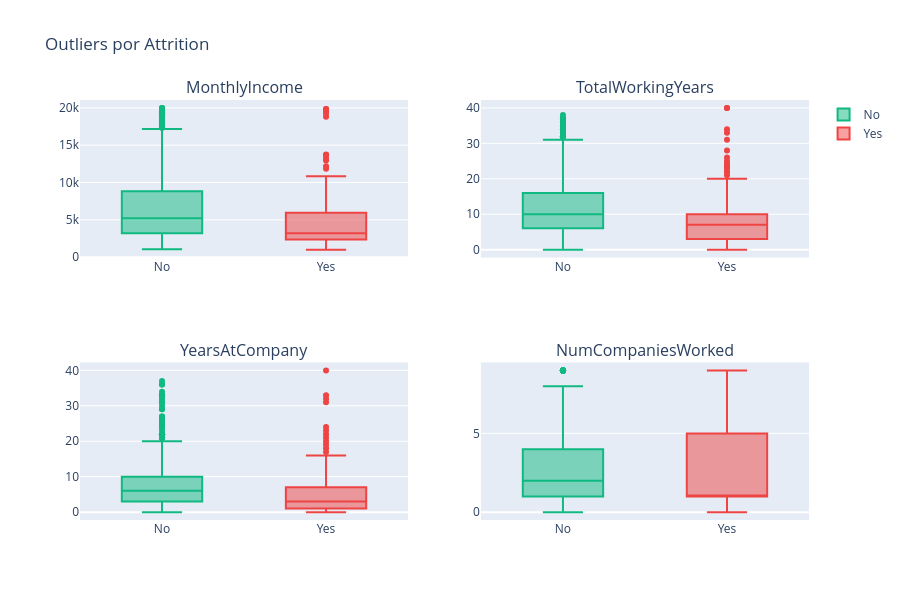

Here is the notebook cell this chart was saved with:
### Markdown cell above
## Outliers nas features numéricas principais

Boxplots por Attrition revelam se existem pontos extremos que merecem atenção (clipping, winsorization) antes do treino.

### Code cell
outlier_features = ['MonthlyIncome', 'TotalWorkingYears', 'YearsAtCompany', 'NumCompaniesWorked']
fig = make_subplots(rows=2, cols=2, subplot_titles=outlier_features)
for i, feat in enumerate(outlier_features):
    row, col = i // 2 + 1, i % 2 + 1
    for attr, color in [('No', '#10B981'), ('Yes', '#EF4444')]:
        fig.add_trace(
            go.Box(y=df[df['Attrition'] == attr][feat], name=attr, marker_color=color,
                   showlegend=(i == 0)),
            row=row, col=col,
        )
fig.update_layout(height=600, title_text='Outliers por Attrition')
fig.show()

### Figure 1 — Plotly figure (JSON) as saved in the notebook; plotly's stock layout.template omitted (floating-point values rounded to 4 significant figures; data arrays with more than 128 entries replaced by an {"elided": "..."} marker saying what was removed)
{"data": [{"marker": {"color": "#10B981"}, "name": "No", "showlegend": true, "type": "box", "xaxis": "x", "y": {"elided": "1233 int values"}, "yaxis": "y"}, {"marker": {"color": "#EF4444"}, "name": "Yes", "showlegend": true, "type": "box", "xaxis": "x", "y": {"elided": "237 int values"}, "yaxis": "y"}, {"marker": {"color": "#10B981"}, "name": "No", "showlegend": false, "type": "box", "xaxis": "x2", "y": {"elided": "1233 int values"}, "yaxis": "y2"}, {"marker": {"color": "#EF4444"}, "name": "Yes", "showlegend": false, "type": "box", "xaxis": "x2", "y": {"elided": "237 int values"}, "yaxis": "y2"}, {"marker": {"color": "#10B981"}, "name": "No", "showlegend": false, "type": "box", "xaxis": "x3", "y": {"elided": "1233 int values"}, "yaxis": "y3"}, {"marker": {"color": "#EF4444"}, "name": "Yes", "showlegend": false, "type": "box", "xaxis": "x3", "y": {"elided": "237 int values"}, "yaxis": "y3"}, {"marker": {"color": "#10B981"}, "name": "No", "showlegend": false, "type": "box", "xaxis": "x4", "y": {"elided": "1233 int values"}, "yaxis": "y4"}, {"marker": {"color": "#EF4444"}, "name": "Yes", "showlegend": false, "type": "box", "xaxis": "x4", "y": {"elided": "237 int values"}, "yaxis": "y4"}], "layout": {"annotations": [{"font": {"size": 16}, "showarrow": false, "text": "MonthlyIncome", "x": 0.225, "xanchor": "center", "xref": "paper", "y": 1, "yanchor": "bottom", "yref": "paper"}, {"font": {"size": 16}, "showarrow": false, "text": "TotalWorkingYears", "x": 0.775, "xanchor": "center", "xref": "paper", "y": 1, "yanchor": "bottom", "yref": "paper"}, {"font": {"size": 16}, "showarrow": false, "text": "YearsAtCompany", "x": 0.225, "xanchor": "center", "xref": "paper", "y": 0.375, "yanchor": "bottom", "yref": "paper"}, {"font": {"size": 16}, "showarrow": false, "text": "NumCompaniesWorked", "x": 0.775, "xanchor": "center", "xref": "paper", "y": 0.375, "yanchor": "bottom", "yref": "paper"}], "height": 600, "title": {"text": "Outliers por Attrition"}, "xaxis": {"anchor": "y", "domain": [0, 0.45]}, "xaxis2": {"anchor": "y2", "domain": [0.55, 1]}, "xaxis3": {"anchor": "y3", "domain": [0, 0.45]}, "xaxis4": {"anchor": "y4", "domain": [0.55, 1]}, "yaxis": {"anchor": "x", "domain": [0.625, 1]}, "yaxis2": {"anchor": "x2", "domain": [0.625, 1]}, "yaxis3": {"anchor": "x3", "domain": [0, 0.375]}, "yaxis4": {"anchor": "x4", "domain": [0, 0.375]}}}
